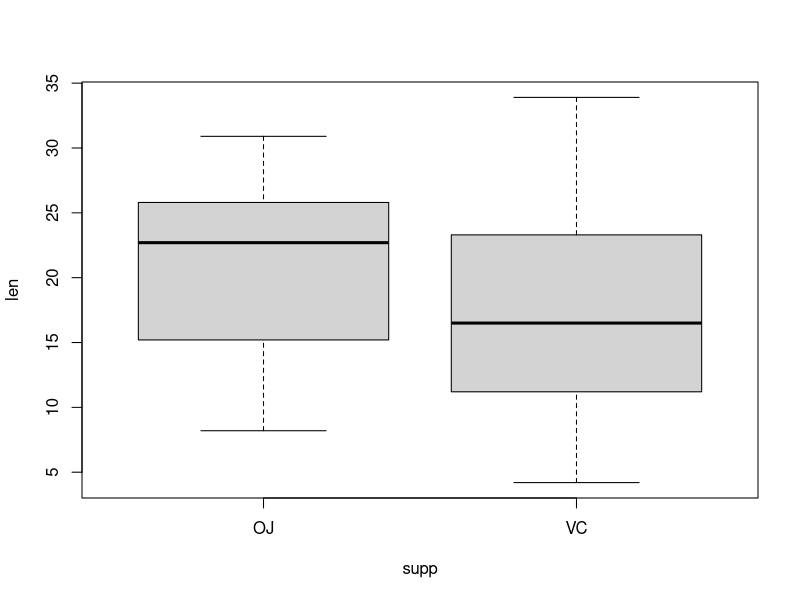
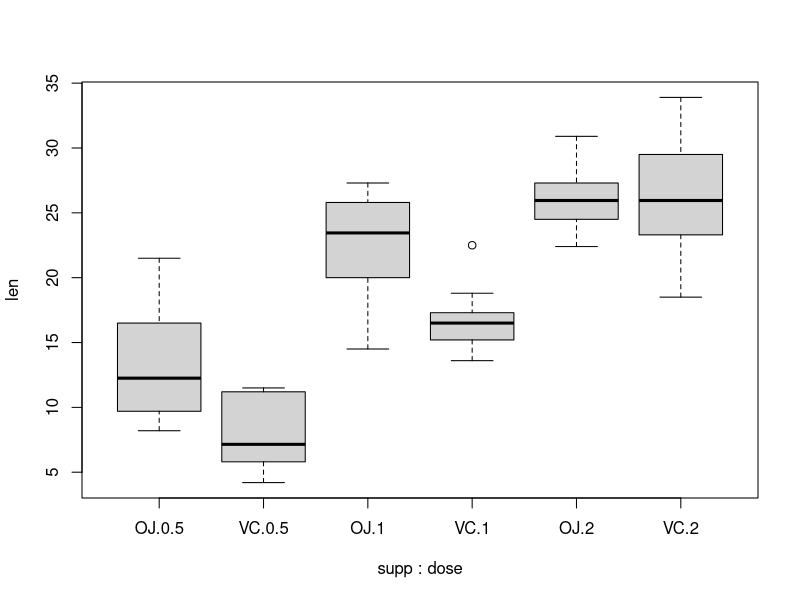
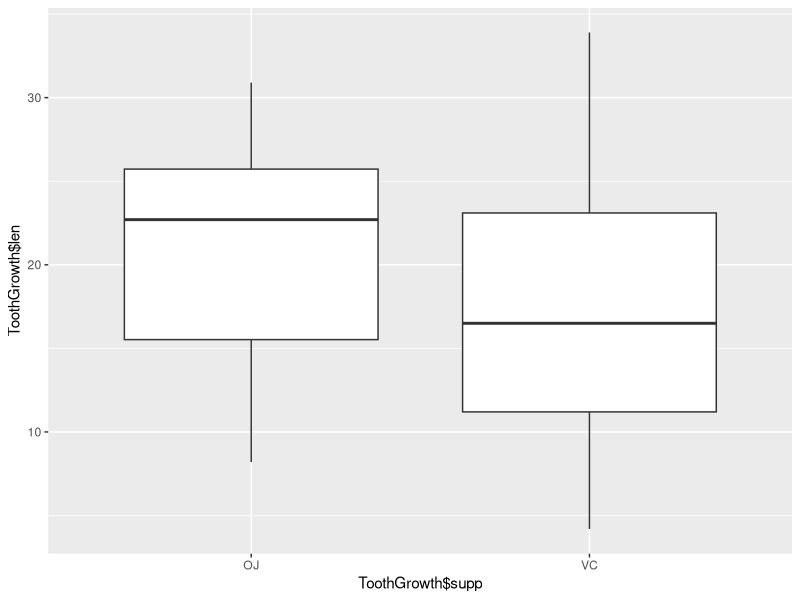
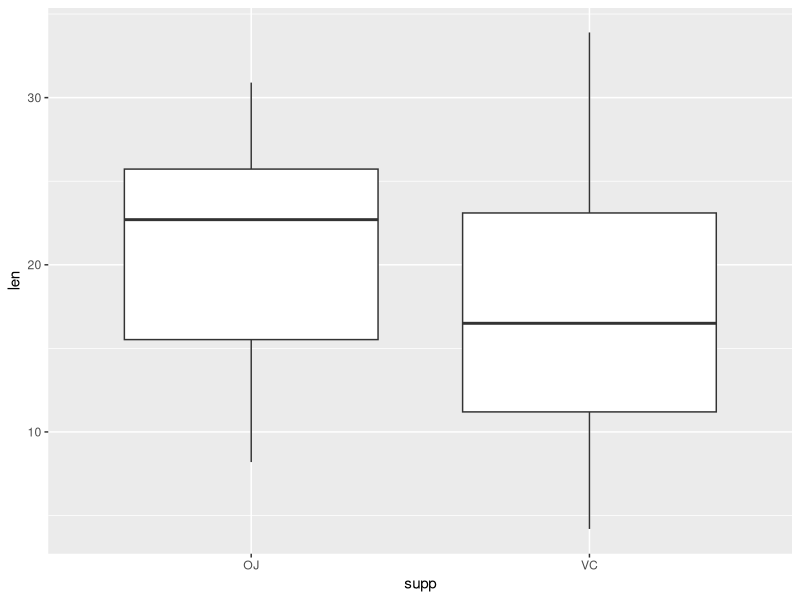
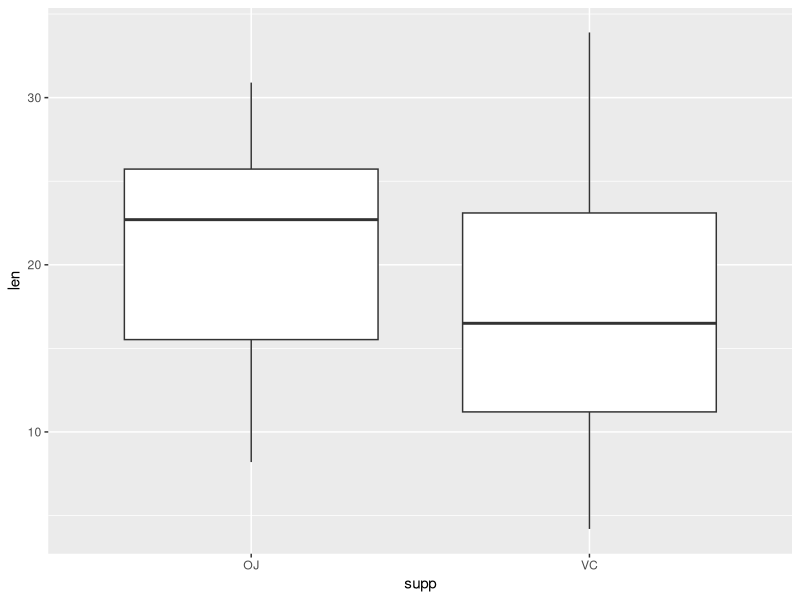
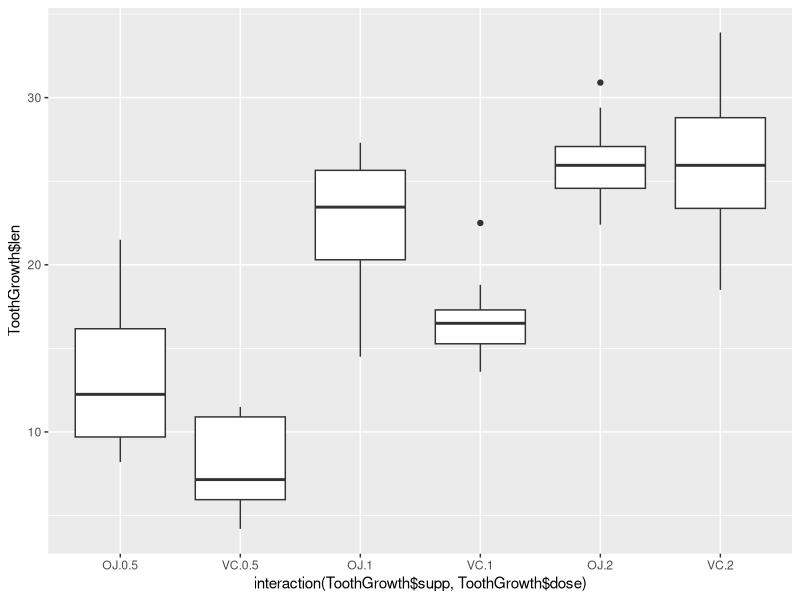
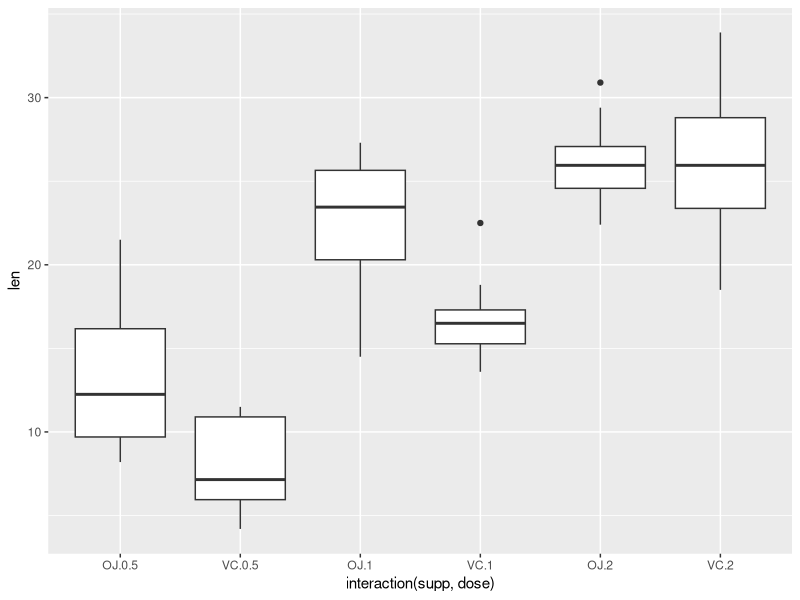
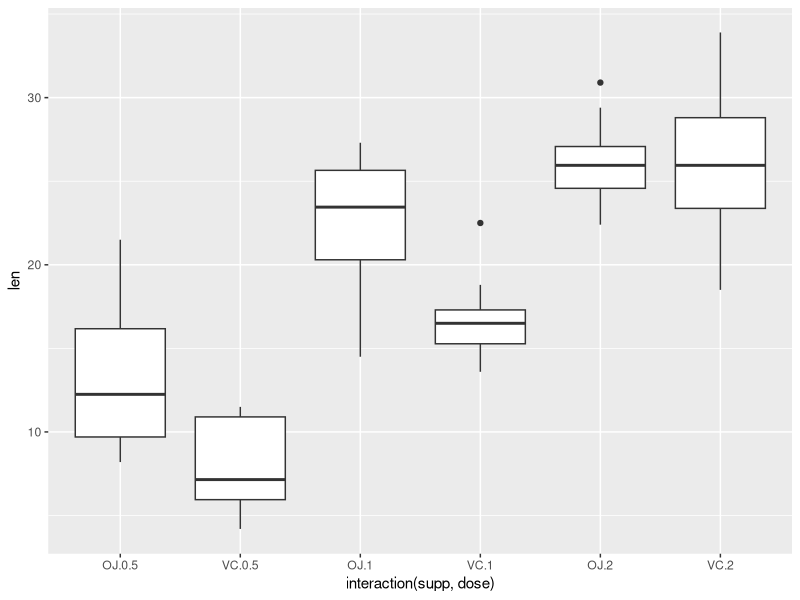

Reproduce these figures in R, in order.
## ---- chunk 1
summary(cars)
## ---- chunk 2
# Create a vector of temperature observations
temperature_vector <- c("High", "Low", "High", "Low", "Medium")
# Specify that they are ordinal variables with the given levels
factor_temperature_vector <- factor(temperature_vector, order = TRUE, levels = c("Low","Medium","High"))
# Display the vector
factor_temperature_vector
## ---- chunk 3
names(mtcars) # names of columns
head(mtcars)  # first observations
tail(mtcars)  # last observations
str(mtcars)   # structure of data frame
dim(mtcars)   # dimensions
## ---- chunk 4
  # A sample data frame
  data <- read.table(header=TRUE, text='
    id weight   size
    1   20  small
    2   27  large
    3   24 medium
  ')

  # Reorder by column number
  data[c(1,3,2)]

  # Reorder by column name
  data[c("size", "id", "weight")]

  # Overwrite data variable with new info:
  # data <- data[c(1,3,2)]
## ---- chunk 5
  data[, c(1,3,2)]
## ---- chunk 6
  # List-style indexing of one column
  data[2]

  # Matrix-style indexing of one column
  # drops dimension to become a vector
  data[,2]

  # Matrix-style indexing with drop=FALSE
  # preserves dimension to remain data frame
  data[, 2, drop=FALSE]
## ---- chunk 7
    dd <- data.frame(b = factor(c("Hi", "Med", "Hi", "Low"),
      levels = c("Low", "Med", "Hi"), ordered = TRUE),
      x = c("A", "D", "A", "C"), y = c(8, 3, 9, 9),
      z = c(1, 1, 1, 2))
    dd
## ---- chunk 8
    # Formula syntax
    boxplot(len ~ supp, data = ToothGrowth)
    # Put interaction of two variables on x-axis
    boxplot(len ~ supp + dose, data = ToothGrowth)
## ---- chunk 9
    library(ggplot2)
    qplot(ToothGrowth$supp, ToothGrowth$len, geom="boxplot")
## ---- chunk 10
    qplot(supp, len, data=ToothGrowth, geom="boxplot")
## ---- chunk 11
    ggplot(ToothGrowth, aes(x=supp, y=len)) + geom_boxplot()
## ---- chunk 12
    # Using three separate vectors
    qplot(interaction(ToothGrowth$supp, ToothGrowth$dose), ToothGrowth$len, geom="boxplot")
## ---- chunk 13
    qplot(interaction(supp, dose), len, data=ToothGrowth, geom="boxplot")
## ---- chunk 14
    ggplot(ToothGrowth, aes(x=interaction(supp, dose), y=len)) + geom_boxplot()
## ---- chunk 15
  # Increase bottom margin to make room for rotated labels
  par(mar = c(7, 4, 4, 2) + 0.1)
  # Create plot with no x axis and no x axis label
  plot(1 : 8, xaxt = "n",  xlab = "")
  # Set up x axis with tick marks alone
  axis(1, labels = FALSE)
  # Create some text labels
  labels <- paste("Label", 1:8, sep = " ")
  # Plot x axis labels at default tick marks
  text(1:8, par("usr")[3] - 0.25, srt = 45, adj = 1,labels = labels, xpd = TRUE)
  # Plot x axis label at line 6 (of 7)
  mtext(1, text = "X Axis Label", line = 6)
